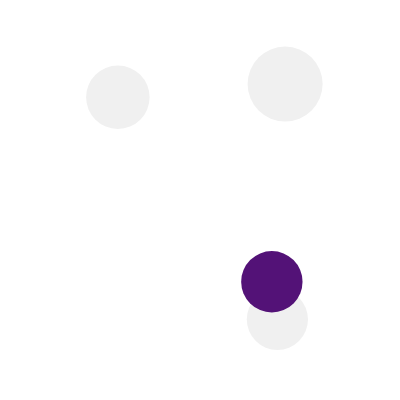
Frame 1 (no input)
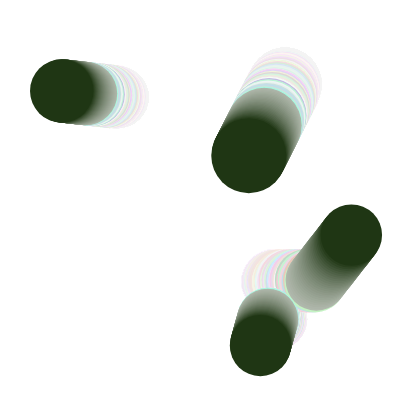
Frame 60 (no input)
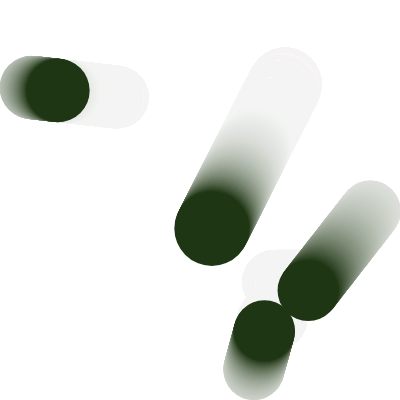
Frame 120 (the mouse pressed at the canvas centre since frame 60)

The p5.js sketch that drew these frames (run headless with seeded random() and noise() and a simulated clock; from frame 60 on, the mouse is pressed at the canvas centre):

// p5.js sketch
// ── sketch.js
let balls = [];
let colour;

function setup() {
  createCanvas(400, 400);
  // make 2 balls to start
  for (let n = 0; n < 4; n++ ){
    balls.push(new Ball(random(width), random(height)));
  }
    colour = (240);
}

function draw() {
  background(250,10);

  // update & display each ball
  for (let i = 0; i < balls.length; i++) {
    balls[i].move();
    balls[i].show();
    // check collision with others
    balls[i].checkCollision(balls);
  }
}

class Ball {
  constructor(x, y) {
    this.r = random(30, 40);
    this.pos = createVector(x, y);
    this.vel = createVector(random(-2, 2), random(-2, 2));
  }

  move() {
    this.pos.add(this.vel);
    // wrap around edges
    if (this.pos.x < +this.r) {this.vel.x *= -1;
          this.vel.y *= -1; }
    if (this.pos.x > width - this.r) {this.vel.x *= -1;
          this.vel.y *= -1; }
    if (this.pos.y < +this.r) {this.vel.x *= -1;
          this.vel.y *= -1; }
    if (this.pos.y > height - this.r) {this.vel.x *= -1;
          this.vel.y *= -1; }
  }

  show() {

    fill(colour);
    noStroke();
    ellipse(this.pos.x, this.pos.y, this.r * 2);
  }

  checkCollision(others) {
    for (let i = 0; i < others.length; i++) {
      // Make sure we do not compare the ball to itself
      if (others[i] !== this) {
        let other = others[i];
        let d = dist(this.pos.x, this.pos.y, other.pos.x, other.pos.y);
        if (d < this.r + other.r) {
          colour = color(random(255),random(255),random(255));
          
          this.vel.y *= -1;          
        }
      }
    }
  }
}
